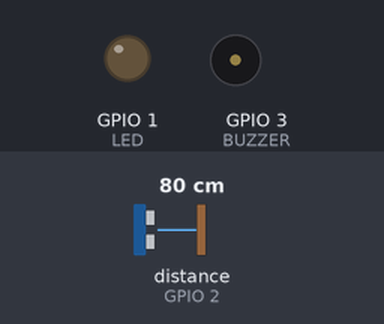
The sketch below on a simulated ESP8266 (NodeMCU). Shown: output pins drawn as LEDs (lit = HIGH), buzzer (waves = sounding). Wiring (inferred from the names in the program): ultrasonic range finder: trigger GPIO 0; echo GPIO 2. Dashed ring = blinking. The inputs (shaded band) are chosen by the test bench; at power-on: distance to the obstacle (sensor on GPIO 2) 80 cm. The echo pulse lasts 58.3 µs per cm; WiFi joins after 1.5 s; servers stay silent unless stated; uploads are accepted with an empty reply; pins used as bus, display or sensor lines are not drawn.

Above: at 2.7 s.
2.8 s: distance to the obstacle (sensor on GPIO 2) set to 33 cm
4.3 s: distance to the obstacle (sensor on GPIO 2) set to 27 cm
At 4.63 s:
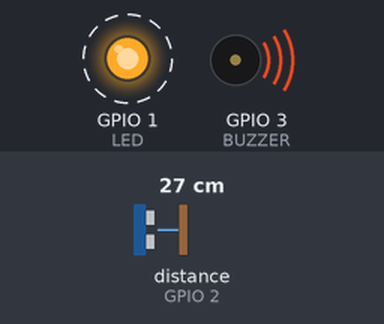
7.3 s: distance to the obstacle (sensor on GPIO 2) set to 35 cm
At 7.43 s:
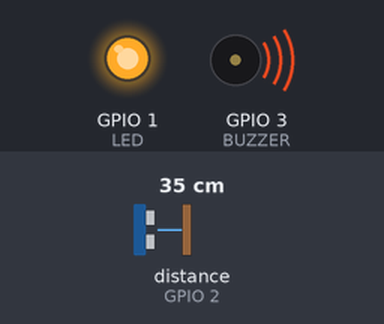
8.8 s: distance to the obstacle (sensor on GPIO 2) set to 2 cm
At 9.15 s:
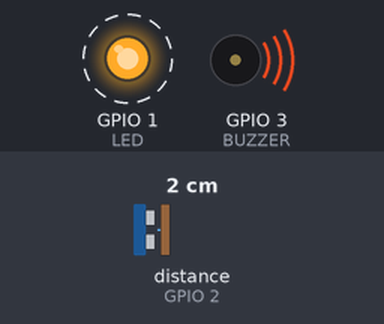
Timing chart, 0 to 12.8 s (numbered marks = the images above; inputs shaded):
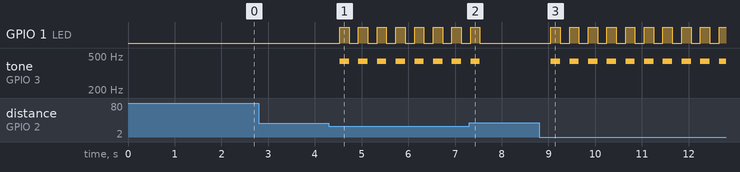

Measured:
- the behaviour switches between 31 and 30 cm on distance to the obstacle (sensor on GPIO 2) (found by bisection; images 0 and 1)
- after the input at 2.8 s, every drawn part: stays the same
- after the input at 4.3 s, GPIO 1 (LED): alternates HIGH for 0.20 s and LOW for 0.20 s, starting after 0.23 s; tone on GPIO 3 (BUZZER): alternates 432 Hz for 0.20 s and silent for 0.20 s, starting after 0.23 s
- after the input at 7.3 s, GPIO 1 (LED): goes on until 7.5 s, then stays LOW; tone on GPIO 3 (BUZZER): goes on until 7.5 s, then stays silent
- after the input at 8.8 s, GPIO 1 (LED): alternates HIGH for 0.20 s and LOW for 0.20 s, starting after 0.25 s; tone on GPIO 3 (BUZZER): alternates 432 Hz for 0.20 s and silent for 0.20 s, starting after 0.25 s

The sketch:

plant_guard.ino
```cpp
// load this to ESP8266 ESP-01
// then keep GPIO0-3 disconnected, touch RESET to GND, connect GPIO0-3 where they are needed
#define BUZZER 3
#define TRIG 0
#define ECHO 2
#define LED 1
#define measureEveryMs 500
#define blinkEveryMs 200
#define distanceThreshold 30
#define DEVICE_API_KEY "same-key-as-in-lambda"
#define API_Endpoint "<APIEndpoint from `sam deploy`>/event"

#include <ESP8266WiFi.h>
#include <ESP8266HTTPClient.h>
#include <WiFiClientSecure.h>

uint8_t cm;
unsigned long lastMeasureTime;
unsigned long lastLEDTime;
bool LEDOn;
bool closeSession;  // something is closer than threshold right now
unsigned long closeSessionStart;  // millis() of something getting close
uint8_t minDistance;

const char ssid[] = "wifi-ssid";
const char pass[] = "wifi-pass";

void setup() {
  pinMode(BUZZER, OUTPUT);
  pinMode(TRIG, OUTPUT);
  pinMode(ECHO, INPUT);
  pinMode(LED, OUTPUT);
  cm = measureDistance();
  lastMeasureTime = millis();
  LEDOn = false;
  closeSession = false;
  lastLEDTime = millis();
  minDistance = distanceThreshold;

  WiFi.begin(ssid, pass);
  while (WiFi.status() != WL_CONNECTED) delay(500);
}

void sendData(uint8_t min_dist, uint16_t duration) {
  WiFiClientSecure client;
  HTTPClient http;
  client.setInsecure();   // skip certificate verification (debugging)

  http.begin(client, API_Endpoint);
  http.addHeader("Content-Type", "application/json");
  http.addHeader("DEVICE_API_KEY", DEVICE_API_KEY);

  char body[64];
  snprintf(body, sizeof(body), "{\"min_dist\":%d,\"duration\":%lu}", min_dist, duration);

  int code = http.POST(body);
  http.end();
}

float measureDistance() {
  digitalWrite(TRIG, LOW); delayMicroseconds(2);
  digitalWrite(TRIG, HIGH); delayMicroseconds(10);
  digitalWrite(TRIG, LOW);
  long duration = pulseIn(ECHO, HIGH);
  float d = duration * 0.034 / 2;
  return d;
}

void loop() {
  // measure every 500ms
  if (millis() >= lastMeasureTime + measureEveryMs) {
    cm = measureDistance();
    lastMeasureTime = millis();
  }

  // keep light blinking if something is close
  if (cm < distanceThreshold) {
    if (minDistance > cm) minDistance = cm;
    if (!closeSession) {
      // something got close, session starts
      closeSessionStart = millis();
      closeSession = true;
    }
    if (millis() >= lastLEDTime + blinkEveryMs) {
      if (LEDOn == true) {
        digitalWrite(LED, LOW);
        noTone(BUZZER);
        LEDOn = false;
      } else {
        digitalWrite(LED, HIGH);
        tone(BUZZER, 432);
        LEDOn = true;
      }
      lastLEDTime = millis();
    }
  } else {
    if (closeSession) {
      // close session is over
      // TODO: wait a sec for it to continue, maybe
      unsigned long duration = millis() - closeSessionStart;
      closeSession = false;
      sendData(minDistance, (duration + 500) / 1000);
      minDistance = distanceThreshold;
    }
    if (LEDOn == true) {
      digitalWrite(LED, LOW);
      noTone(BUZZER);
      LEDOn = false;
    }
  }
}
```
